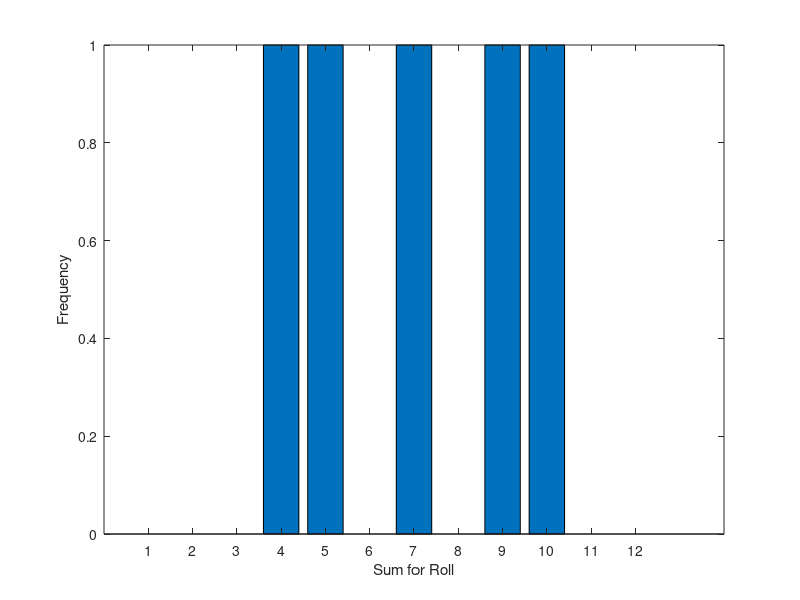

MATLAB code to generate this figure: (Note: this script raises an error after producing the figure.)
% Mubinjon Satymov
% Physics 661
% Assignment 2

% For any N
clear;
clc;
tic;
prompt1 = "Type in Number of rolls=";
N =(input(prompt1));
myProbs = zeros(1,12);

for i=1:N
  throws1  = randsample(6,1);
  throws2  = randsample(6,1);
  sumProbs = throws1 + throws2;  
  if sumProbs == 2
    myProbs(1,2) = myProbs(1,2) + 1;
  elseif sumProbs == 3
    myProbs(1,3) = myProbs(1,3) + 1;
  elseif sumProbs == 4
    myProbs(1,4) = myProbs(1,4) + 1;
  elseif sumProbs == 5
    myProbs(1,5) = myProbs(1,5) + 1;
  elseif sumProbs == 6
    myProbs(1,6) = myProbs(1,6) + 1;
  elseif sumProbs == 7
    myProbs(1,7) = myProbs(1,7) + 1;
  elseif sumProbs == 8
    myProbs(1,8) = myProbs(1,8) + 1;
  elseif sumProbs == 9
    myProbs(1,9) = myProbs(1,9) + 1;
  elseif sumProbs == 10
    myProbs(1,10) = myProbs(1,10) + 1;
  elseif sumProbs == 11
    myProbs(1,11) = myProbs(1,11) + 1;
  else sumProbs == 12
    myProbs(1,12) = myProbs(1,12) + 1;
  end
end
p = 1/6;
diceProb = N*p*[1 2 3 4 5 6 5 4 3 2 1];
b = 2:1:12;

Number = linspace(1, 12, length(myProbs));
bar(Number, myProbs);
hold on
xlabel(' Sum for Roll ');
ylabel(' Frequency ');
averageTime = toc;
str1 = sprintf('Number of Rolls = %d',N);
str2 = sprintf('Runtime = %d s.',averageTime);
title(str1,str2);
plot(Number(1,b),diceProb,'blo')
hold off
 
